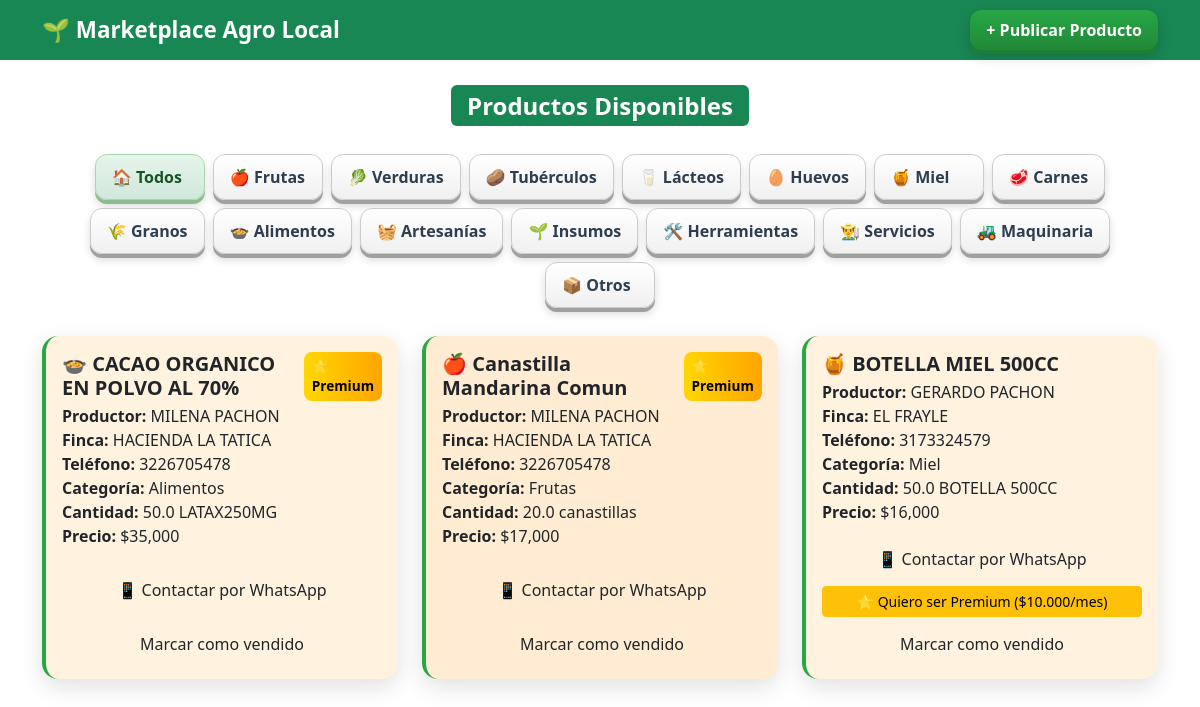
The page / on the database its author committed.
### models.py (models this page shows)
class Categoria(db.Model):
    id = db.Column(db.Integer, primary_key=True)
    nombre = db.Column(db.String(50), nullable=False, unique=True)
    productos = db.relationship('Producto', backref='categoria', lazy=True)

class Producto(db.Model):
    id = db.Column(db.Integer, primary_key=True)
    nombre = db.Column(db.String(100), nullable=False)
    cantidad = db.Column(db.Float, nullable=False)
    unidad = db.Column(db.String(20))
    precio = db.Column(db.Float, nullable=False)
    descripcion = db.Column(db.Text)
    estado = db.Column(db.String(20), default="disponible")
    productor_id = db.Column(db.Integer, db.ForeignKey('productor.id'), nullable=False)
    categoria_id = db.Column(db.Integer, db.ForeignKey('categoria.id'), nullable=False)

class Productor(db.Model):
    id = db.Column(db.Integer, primary_key=True)
    nombre = db.Column(db.String(100), nullable=False)
    finca = db.Column(db.String(100))
    telefono = db.Column(db.String(20), nullable=False)
    es_premium = db.Column(db.Boolean, default=False)
    fecha_suscripcion = db.Column(db.DateTime)
    meses_pagados = db.Column(db.Integer, default=0)
    productos = db.relationship('Producto', backref='productor', lazy=True)

### app.py (the view)
@app.route("/")
def inicio():
    productos = Producto.query\
        .join(Productor)\
        .filter(Producto.estado == "disponible")\
        .order_by(Productor.es_premium.desc(), Producto.id.desc())\
        .all()
    categorias = Categoria.query.all()
    return render_template(
        "inicio.html",
        productos=productos,
        todas_categorias=categorias,
        categoria_estilos=CATEGORIA_ESTILOS
    )

### templates/inicio.html (shortened to what this page needs)
{% extends "base.html" %}
{% block content %}
<h2 class="text-center mb-4">
  <span class="badge bg-success">Productos Disponibles</span>
</h2>
<div class="mb-4 d-flex flex-wrap justify-content-center">
  <a href="/" class="btn-categoria todos">🏠 Todos</a>
  {% for cat in todas_categorias %}
    {% set estilo = categoria_estilos.get(cat.nombre, {"icono": "🌱"}) %}
    <a href="/categoria/{{ cat.id }}" class="btn-categoria">
      {{ estilo.icono }} {{ cat.nombre }}
    </a>
  {% endfor %}
</div>
{% if productos %}
  <div class="row g-4">
  {% for p in productos %}
    {% set estilo = categoria_estilos.get(p.categoria.nombre, {"icono": "🌱", "color": "#ffffff"}) %}
    <div class="col-md-6 col-lg-4">
      <div class="card h-100" style="background-color: {{ estilo.color }}; border-left: 4px solid #28a745;">
        <div class="card-body d-flex flex-column">
          <div class="d-flex justify-content-between align-items-start">
            <h5 class="card-title mb-1">{{ estilo.icono }} {{ p.nombre }}</h5>
            {% if p.productor.es_premium %}
              <span class="badge-premium">⭐ Premium</span>
            {% endif %}
          </div>
          <p class="card-text flex-grow-1">
            <strong>Productor:</strong> {{ p.productor.nombre }}<br>
            <strong>Finca:</strong> {{ p.productor.finca or "No especificada" }}<br>
            <strong>Teléfono:</strong> {{ p.productor.telefono }}<br>
            <strong>Categoría:</strong> {{ p.categoria.nombre }}<br>
            <strong>Cantidad:</strong> {{ p.cantidad }} {{ p.unidad }}<br>
            <strong>Precio:</strong> ${{ "{:,.0f}".format(p.precio) }}<br>
          </p>
          <a href="https://wa.me/57{{ p.productor.telefono|replace(' ', '')|replace('+', '') }}?text=Hola,%20vi%20tu%20oferta%20de%20{{ p.nombre|urlencode }}%20en%20el%20marketplace"
             class="btn btn-3d mb-2" target="_blank">
             📱 Contactar por WhatsApp
          </a>
          {% if not p.productor.es_premium %}
            <a href="https://wa.me/573143539351?text=Hola,%20quiero%20activar%20mi%20plan%20Premium%20de%20$10.000%20mensuales"
               class="btn btn-warning btn-sm w-100">
               ⭐ Quiero ser Premium ($10.000/mes)
            </a>
          {% endif %}
          <a href="/vender/{{ p.id }}" class="btn btn-outline-3d mt-2">Marcar como vendido</a>
        </div>
      </div>
    </div>
  {% endfor %}
  </div>
{% else %}
  <div class="text-center py-5">
    <p class="text-muted fs-5">No hay productos disponibles en esta categoría.</p>
    <a href="/publicar" class="btn btn-3d mt-3">+ Publicar tu primer producto</a>
  </div>
{% endif %}
{% endblock %}

### templates/base.html (shortened to what this page needs)
<!DOCTYPE html>
<html>
<head>
    <link href="https://cdn.jsdelivr.net/npm/bootstrap@5.3.0/dist/css/bootstrap.min.css" rel="stylesheet">
</head>
<body>
    <nav class="navbar navbar-dark bg-success">
        <div class="container">
            <a class="navbar-brand" href="/">🌱 Marketplace Agro Local</a>
            <a class="btn-publicar btn-sm" href="/publicar">+ Publicar Producto</a>
        </div>
    </nav>
    <div class="container mt-4">
        {% block content %}{% endblock %}
    </div>
</body>
</html>

### templates/base.html (style rules this page uses)
body { background: linear-gradient(rgba(255, 255, 255, 0.92), rgba(255, 255, 255, 0.92)), url('https://images.unsplash.com/photo-1500382018777-4e0e3f30e759?ixlib=rb-4.0.3&auto=format&fit=crop&w=1950&q=80') center/cover no-repeat fixed; min-height: 100vh; font-family: 'Segoe UI', Tahoma, Geneva, Verdana, sans-serif; color: #2e3a2f; }
.navbar-brand { font-weight: 700; font-size: 1.4rem; }
.btn-categoria { background: linear-gradient(to bottom, #ffffff, #f0f0f0); color: #2c3e50; border: 1px solid #cccccc; border-radius: 12px; padding: 10px 16px; font-weight: 600; box-shadow: 0 4px 0 #a0a0a0, 0 6px 8px rgba(0,0,0,0.15); transition: all 0.15s ease; display: inline-flex; align-items: center; gap: 6px; margin: 4px; min-width: 110px; text-align: center; text-decoration: none; }
.btn-categoria.todos { background: linear-gradient(to bottom, #e6f4ea, #d1e7dd); color: #155724; border: 1px solid #a8d8a8; box-shadow: 0 4px 0 #8fbc8f, 0 6px 8px rgba(0,0,0,0.15); }
.btn-publicar { background: linear-gradient(to bottom, #28a745, #218838); color: white; border: none; border-radius: 12px; padding: 8px 16px; font-weight: 600; box-shadow: 0 4px 0 #1e7e34, 0 6px 14px rgba(0,0,0,0.2); transition: all 0.12s ease; text-decoration: none; }
.card { border-radius: 16px; box-shadow: 0 8px 25px rgba(0, 0, 0, 0.12); border: none; transition: transform 0.3s ease, box-shadow 0.3s ease; background: #ffffff; }
h1, h2, h3, h4, h5, h6 { color: #1b5e20; font-weight: 700; }
.badge-premium { background: linear-gradient(to right, #FFD700, #FFA500); color: #000; font-weight: bold; padding: 4px 8px; border-radius: 8px; font-size: 0.85rem; }

### rows shown on the page
Categoria: icono "🍎", nombre "Frutas"
Categoria: icono "🥬", nombre "Verduras"
Categoria: icono "🥔", nombre "Tubérculos"
Categoria: icono "🥛", nombre "Lácteos"
Categoria: icono "🥚", nombre "Huevos"
Categoria: icono "🍯", nombre "Miel"
Categoria: icono "🥩", nombre "Carnes"
Categoria: icono "🌾", nombre "Granos"
Categoria: icono "🍲", nombre "Alimentos"
Categoria: icono "🧺", nombre "Artesanías"
Categoria: icono "🌱", nombre "Insumos"
Categoria: icono "🛠️", nombre "Herramientas"
Categoria: icono "👨‍🌾", nombre "Servicios"
Categoria: icono "🚜", nombre "Maquinaria"
Categoria: icono "📦", nombre "Otros"
Producto: icono "🍲", nombre "CACAO ORGANICO EN POLVO AL 70%", shows "⭐ Premium", productor.nombre "MILENA PACHON", productor "HACIENDA LA TATICA", productor.telefono "3226705478", categoria.nombre "Alimentos", cantidad "50.0", unidad "LATAX250MG", precio "35,000"
Producto: icono "🍎", nombre "Canastilla Mandarina Comun", shows "⭐ Premium", productor.nombre "MILENA PACHON", productor "HACIENDA LA TATICA", productor.telefono "3226705478", categoria.nombre "Frutas", cantidad "20.0", unidad "canastillas", precio "17,000"
Producto: icono "🍯", nombre "BOTELLA MIEL 500CC", productor.nombre "GERARDO PACHON", productor "EL FRAYLE", productor.telefono "3173324579", categoria.nombre "Miel", cantidad "50.0", unidad "BOTELLA 500CC", precio "16,000", shows "⭐ Quiero ser Premium ($10.000/mes)"
